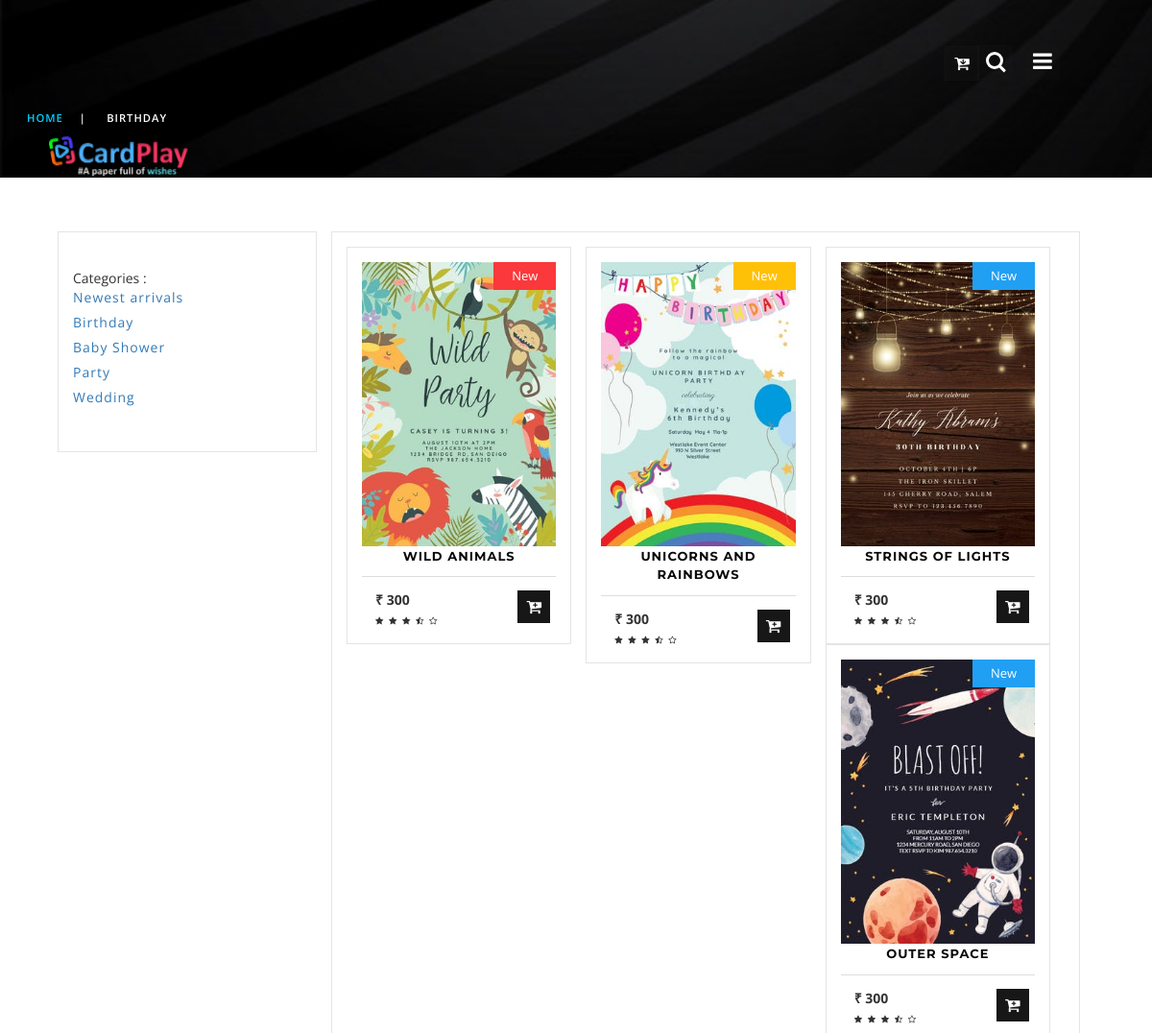
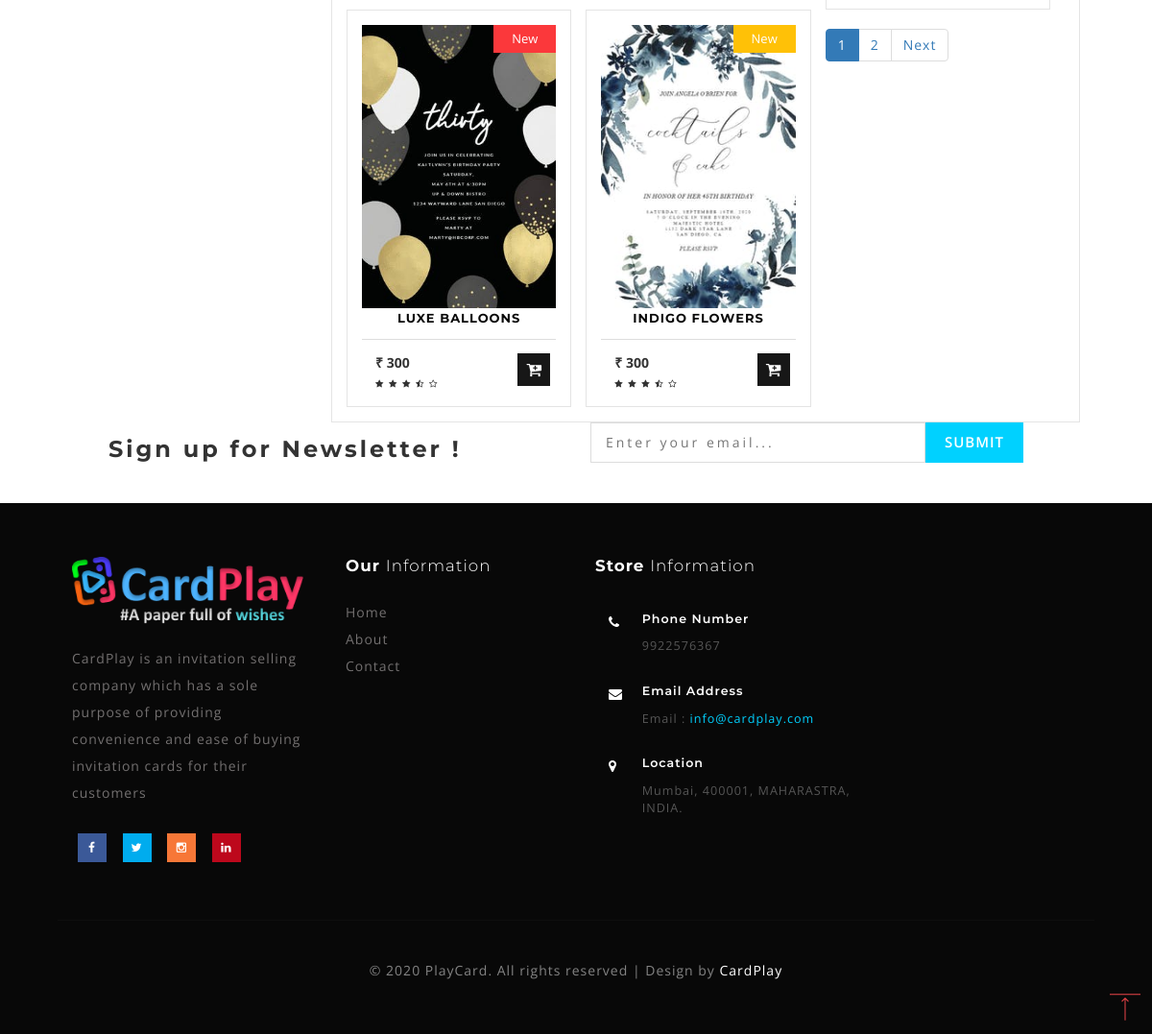
Page /category.php?cid=1 on the committed database (2 pictures, top to bottom).
### tables this page shows
CREATE TABLE `settings` (
  `id` int(255) NOT NULL,
  `site_name` varchar(255) NOT NULL,
  `logo` varchar(255) NOT NULL,
  `site_description` varchar(255) NOT NULL,
  `contact` varchar(255) NOT NULL,
  `email` varchar(255) NOT NULL,
  `location` varchar(255) NOT NULL,
  `footer_description` varchar(255) NOT NULL
);

CREATE TABLE `product_categories` (
  `category_id` int(255) NOT NULL,
  `category_name` varchar(255) NOT NULL,
  `cards` int(255) NOT NULL
);

CREATE TABLE `products` (
  `product_id` int(255) NOT NULL,
  `category` int(255) NOT NULL,
  `product_name` varchar(255) NOT NULL,
  `product_template` varchar(255) NOT NULL,
  `product_template_clear` varchar(255) NOT NULL,
  `price` int(255) NOT NULL,
  `discount` int(255) NOT NULL,
  `size` varchar(255) NOT NULL,
  `description` varchar(255) NOT NULL,
  `dealer` int(255) NOT NULL,
  `avail_stock` int(255) NOT NULL
);

### category.php (the view, shortened to what this page needs)
<!DOCTYPE html>
<html lang="zxx">
<head>
	<link href="css/bootstrap.css" rel="stylesheet" type="text/css" media="all" />
	<link rel="stylesheet" href="css/shop.css" type="text/css" media="screen" property="" />
	<link href="css/style7.css" rel="stylesheet" type="text/css" media="all" />
	<link rel="stylesheet" type="text/css" href="css/jquery-ui1.css">
	<link href="css/style.css" rel="stylesheet" type="text/css" media="all" />
	<link href="css/font-awesome.css" rel="stylesheet">
</head>
<body>
<div class="banner_top innerpage" id="home">
		<div class="wrapper_top_w3layouts">
			<div class="header_agileits">
				<div class="logo inner_page_log">
					<?php
                    include "includes/dbh.php";
                    $query = "SELECT * FROM settings";
                    $queryfire = mysqli_query($conn, $query) or die("Query Failed.");
                    if(mysqli_num_rows($queryfire) > 0){
                      while($row = mysqli_fetch_assoc($queryfire)) {
                    ?>
					<a class="navbar-brand" href="index.php"><img src="images/<?php echo $row['logo'];?>" width="150"></a>
					<?php
                            }
                        }
                    ?>
				</div>
				<div class="mobile-nav-button">
					<button id="trigger-overlay" type="button"><i class="fa fa-bars" aria-hidden="true"></i></button>
				</div>
				<div class="top_nav_right">
					<div class="cardcart cardcart2 cart cart box_1">
						<form action="cart.php" method="post" class="last">
							<button class="top_card_cart" type="submit" name="open-cart"><i class="fa fa-cart-arrow-down" aria-hidden="true"> <span id="cart-item" class="badge badge-danger"></span></i></button>
						</form>
					</div>
				</div>
			</div>
		</div>
		<div class="search_w3ls_agileinfo">
			<div class="cd-main-header">
				<ul class="cd-header-buttons">
					<li><a class="cd-search-trigger" href="#cd-search"> <span></span></a></li>
				</ul>
			</div>
		</div>
		<div class="services-breadcrumb_w3ls_agileinfo">
			<?php
                    include "includes/dbh.php";
                    $ct_id = $_GET['cid'];
                    $query = "SELECT * FROM product_categories WHERE product_categories.category_id = {$ct_id}";
                    $queryfire = mysqli_query($conn, $query) or die("Query Failed.");
                    if(mysqli_num_rows($queryfire) > 0){
                      while($row = mysqli_fetch_assoc($queryfire)) {
                    ?>
			<div class="inner_breadcrumb_agileits_w3">
				<ul class="short">
					<li><a href="index.php">Home</a><i>|</i></li>
					<li><?php echo $row['category_name'];?></li>
				</ul>
			</div>
			<?php
                            }
                        }
                    ?>
		</div>
	</div>
	<div class="ads-grid_shop">
		<div class="shop_inner_inf">
 		<?php include 'includes/sidemenu.php'; ?>
			<div class="left-ads-display col-md-9">
				<div class="wrapper_top_shop">
					<div class="product-sec1">
					<?php
                        include "includes/dbh.php";
                        if(isset($_GET['cid'])){
			                  $cat_id = $_GET['cid'];
			                }
			            	$sql1 = "SELECT * FROM product_categories WHERE category_id = {$cat_id}";
                    		$result1 = mysqli_query($conn, $sql1) or die("Query Failed.");
                    		$row1 = mysqli_fetch_assoc($result1);
                        $limit = 6;
                        if(isset($_GET['page'])){
                          $page = $_GET['page'];
                        }else{
                          $page = 1;
                        }
                        $offset = ($page - 1) * $limit;
                        $sql = "SELECT  products.category, products.product_id, products.product_name, products.product_template, products.product_template_clear, products.price, products.discount, products.description, product_categories.category_id FROM products LEFT JOIN product_categories ON products.category = product_categories.category_id WHERE products.category = {$cat_id} ORDER BY products.product_id DESC LIMIT {$offset},{$limit}";
                        $result = mysqli_query($conn, $sql) or die("Query Failed products");
                        if(mysqli_num_rows($result) > 0){
                          while($row = mysqli_fetch_assoc($result)) {
                      ?>
						<div class="col-md-4 product-men">
							<div class="product-card-info card">
								<div class="men-pro-item">
									<div class="men-thumb-item">
										<img src="admin/product_images/sample/<?php echo $row['product_template'];?>" alt="">
										<span class="product-new-top">New</span>
									</div>
									<div class="item-info-product">
										<h4>
											<a href='single.php?id=<?php echo $row['product_id'];?>&&cid=<?php echo $row['category_id'];?>'><?php echo $row['product_name'];?></a>
										</h4>
										<div class="info-product-price">
											<div class="grid_meta">
												<div class="product_price">
													<div class="grid-price ">
														<span class="money "> &#8377; <?php echo $row['price'];?></span>
													</div>
												</div>
												<ul class="stars">
													<li><a href="#"><i class="fa fa-star" aria-hidden="true"></i></a></li>
													<li><a href="#"><i class="fa fa-star" aria-hidden="true"></i></a></li>
													<li><a href="#"><i class="fa fa-star" aria-hidden="true"></i></a></li>
													<li><a href="#"><i class="fa fa-star-half-o" aria-hidden="true"></i></a></li>
													<li><a href="#"><i class="fa fa-star-o" aria-hidden="true"></i></a></li>
												</ul>
											</div>
											<div class="card single-item hvr-outline-out">
												<form action="" class="form-submit">
													<button class="card-cart pcard-cart addItemBtn"><i class="fa fa-cart-plus" aria-hidden="true"></i></button>
												</form>
											</div>
										</div>
										<div class="clearfix"></div>
									</div>
								</div>
							</div>
						</div>
						<?php
                          }
                        }else{
                          echo "<h2>No Record Found.</h2>";
                        }
                        if(mysqli_num_rows($result1) > 0){
                          $total_records =$row1['cards'];
                          $total_page = ceil($total_records / $limit);
                          echo '<ul class="pagination admin-pagination">';
                          for($i = 1; $i <= $total_page; $i++){
                            if($i == $page){
                              $active = "active";
                            }else{
                              $active = "";
                            }
                            echo '<li class="'.$active.'"><a href="category.php?cid='.$cat_id.'&page='.$i.'">'.$i.'</a></li>';
                          }
                          if($total_page > $page){
                            echo '<li><a href="category.php?cid='.$cat_id.'&page='.($page + 1).'">Next</a></li>';
                          }
                          echo '</ul>';
                        }
                        ?>
					</div>
				</div>
			</div>
	</div>
</div>
	<?php include 'footer.php'; ?>
    <a href="#home" id="toTop" class="scroll" style="display: block;"> <span id="toTopHover" style="opacity: 1;"> </span></a>
</body>
</html>

### includes/sidemenu.php
<div class="side-bar col-md-3">
	<div class="left-side">
                 <div class="sb-sidenav-menu" id="navbarSupportedContent">
                 	<div class="sidebar-heading">Categories :</div>
		    <div class="list-group list-group-flush">
		    	<?php
                include "dbh.php";
                if(isset($_GET['cid'])){
                  $cat_id = $_GET['cid'];
                }
                $sql = "SELECT * FROM product_categories WHERE cards > 0";
                $result = mysqli_query($conn, $sql) or die("Query Failed. : Category");
                if(mysqli_num_rows($result) > 0){
                  $active = "";
              ?>
		    	<ul>
		    	<?php echo "<li><a href='arrivals.php'>Newest arrivals</a></li>"; ?>
		    	<?php while($row = mysqli_fetch_assoc($result)) {
                   if(isset($_GET['cid'])){
                     if($row['category_id'] == $cat_id){
                       $active = "active";
                     }else{
                       $active = "";
                     }
                   }
                   echo "<li><a class='{$active}' href='category.php?cid={$row['category_id']}'>{$row['category_name']}</a></li>";
                 } ?>
		      	</ul>
		      	<?php } ?>
		    </div>
	 	</div>
	</div>
</div>

### footer.php (shortened to what this page needs)
<div class="newsletter_w3layouts_agile">
	<div class="col-sm-6 newsleft">
		<h3>Sign up for Newsletter !</h3>
	</div>
	<div class="col-sm-6 newsright">
		<form action="#" method="post">
			<input type="email" placeholder="Enter your email..." name="email" required="">
			<input type="submit" value="Submit">
		</form>
	</div>
	<div class="clearfix"></div>
</div>
<div class="footer_agileinfo_w3">
	<?php
                include "includes/dbh.php";
                $query = "SELECT * FROM settings";
                $queryfire = mysqli_query($conn, $query) or die("Query Failed.");
                if(mysqli_num_rows($queryfire) > 0){
                  while($row = mysqli_fetch_assoc($queryfire)) {
              ?>
	<div class="footer_inner_info_w3ls_agileits">
		<div class="col-md-3 footer-left">
			<h2><a href="index.php"><img src="images/<?php echo $row['logo'];?>" height="70" width=""></a></h2>
			<p><?php echo $row['site_description'];?></p>
			<ul class="social-nav model-3d-0 footer-social social two">
				<li>
					<a href="https://www.facebook.com/harsh.rajput.56829/" target="_blank" class="facebook">
						<div class="front"><i class="fa fa-facebook" aria-hidden="true"></i></div>
					</a>
				</li>
				<li>
					<a href="#" class="twitter">
						<div class="front"><i class="fa fa-twitter" aria-hidden="true"></i></div>
					</a>
				</li>
				<li>
					<a href="https://www.instagram.com/icarus_31/" target="_blank" class="instagram">
						<div class="front"><i class="fa fa-instagram" aria-hidden="true"></i></div>
					</a>
				</li>
				<li>
					<a href="https://www.linkedin.com/in/harsh-rajput-b18b831a2/" target="_blank" class="linkedin">
						<div class="front"><i class="fa fa-linkedin" aria-hidden="true"></i></div>
					</a>
				</li>
			</ul>
		</div>
		<div class="col-md-9 footer-right">
			<div class="sign-grds">
				<div class="col-md-4 sign-gd">
					<h4>Our <span>Information</span> </h4>
					<ul>
						<li><a href="index.php">Home</a></li>
						<li><a href="about.php">About</a></li>
						<li><a href="contact.php">Contact</a></li>
					</ul>
				</div>
				<div class="col-md-5 sign-gd-two">
					<h4>Store <span>Information</span></h4>
					<div class="address">
						<div class="address-grid">
							<div class="address-left">
								<i class="fa fa-phone" aria-hidden="true"></i>
							</div>
							<div class="address-right">
								<h6>Phone Number</h6>
								<p><?php echo $row['contact'];?></p>
							</div>
							<div class="clearfix"> </div>
						</div>
						<div class="address-grid">
							<div class="address-left">
								<i class="fa fa-envelope" aria-hidden="true"></i>
							</div>
							<div class="address-right">
								<h6>Email Address</h6>
								<p>Email :<a href="mailto:<?php echo $row['email'];?>"> <?php echo $row['email'];?></a></p>
							</div>
							<div class="clearfix"> </div>
						</div>
						<div class="address-grid">
							<div class="address-left">
								<i class="fa fa-map-marker" aria-hidden="true"></i>
							</div>
							<div class="address-right">
								<h6>Location</h6>
								<p><?php echo $row['location'];?></p>
							</div>
							<div class="clearfix"> </div>
						</div>
					</div>
				</div>
			</div>
		</div>
		<div class="clearfix"></div>
		<p class="copy-right-w3ls-agileits"><?php echo $row['footer_description'];?></p>
	</div>
	<?php
               }
             }
             ?>
</div>

### css/shop.css (style rules this page uses)
.card-cart { font-size: 1em; color: #fff; margin: 0; text-decoration: none; text-transform: capitalize; border: none; background: none; outline: none; -webkit-transition: .5s all; -moz-transition: .5s all; transition: .5s all; padding:5px 7px; }
.men-pro-item { position: relative; }
.product-men { padding-left: 0; }
.product-men:nth-child(2) .product-new-top,.product-men:nth-child(6) .product-new-top,.product-men:nth-child(7) .product-new-top { background: #FFC107; }
.product-men:nth-child(4) .product-new-top,.product-men:nth-child(8) .product-new-top,.product-new-top,.product-men:nth-child(3) .product-new-top { background: #219ff3; }
.product-new-top { background: #fb383b; color: #fff; right: 0; position: absolute; top: 0; width: 80px; font-size: 13px; height: 29px; text-align: center; line-height: 2.3; }
span.money { font-size: 1em; font-weight: 700; }
ul.stars i { font-size: 9px; }
ul.stars li { list-style:none; display:inline-block; }
ul.stars li a { color:#333; }
.product-card-info { padding: 15px; border: 1px solid #e4e4e4; }
.side-bar { padding: 20px 15px; border: 1px solid #e4e4e4; }
.left-side ul li { display: inline-block; width: 100%; margin-bottom: 6px; }
.left-side { margin-top: 18px; }
.wrapper_top_shop { padding: 15px; border: 1px solid #e4e4e4; }
.men-thumb-item { text-align: center; position: relative; }
.item-info-product { text-align: center; }
.item-info-product h4 a { color: #080808; font-size: 15px; letter-spacing: 1px; text-transform: uppercase; font-weight: 700; }
.info-product-price { margin: 12px 0; }
.product-men img { width: 100%; }
.grid_meta { float: left; width: 80%; text-align: left; }
.info-product-price { margin: 12px 0; padding: 1em; border-top: 1px solid #ddd; }
button.card-cart { font-size: 1.2em; color: #fff; border:none; text-align: center; border-left:none!important; background: none; background: #171717; width: 34px; height: 34px; }
.card.single-item { float: right; }
@media (max-width:1280px) { .item-info-product h4 a { font-size: 13px; } }
@media (max-width:1280px) { .card.single-item { float: right; width: 15%; } }
@media (max-width:1280px) { .product-new-top { right: 0; top: 0; width: 65px; font-size: 13px; height: 29px; line-height: 2.3; } }

### css/style7.css (style rules this page uses)
button#trigger-overlay { outline: none; border: none; background: none; text-align: center; color: #fbfdfb; font-size: 1.65em; padding: 0 8px; }
html, body { overflow-x: hidden; }

### rows in the picture
settings: logo (picture), site_description "CardPlay is an invitation selling company which has a sole purpose of providing convenience and ease of buying invitation cards for their customers", contact "9922576367", email "info@cardplay.com", location "Mumbai, 400001, MAHARASTRA, INDIA.", footer_description "© 2020 PlayCard. All rights reserved | Design by CardPlay"
product_categories: category_name "BIRTHDAY", category_name "Birthday"
product_categories: category_name "Baby Shower"
product_categories: category_name "Party"
product_categories: category_name "Wedding"
products: product_template (picture), product_name "WILD ANIMALS", price "300"
products: product_template (picture), product_name "UNICORNS AND RAINBOWS", price "300"
products: product_template (picture), product_name "STRINGS OF LIGHTS", price "300"
products: product_template (picture), product_name "OUTER SPACE", price "300"
products: product_template (picture), product_name "LUXE BALLOONS", price "300"
products: product_template (picture), product_name "INDIGO FLOWERS", price "300"
